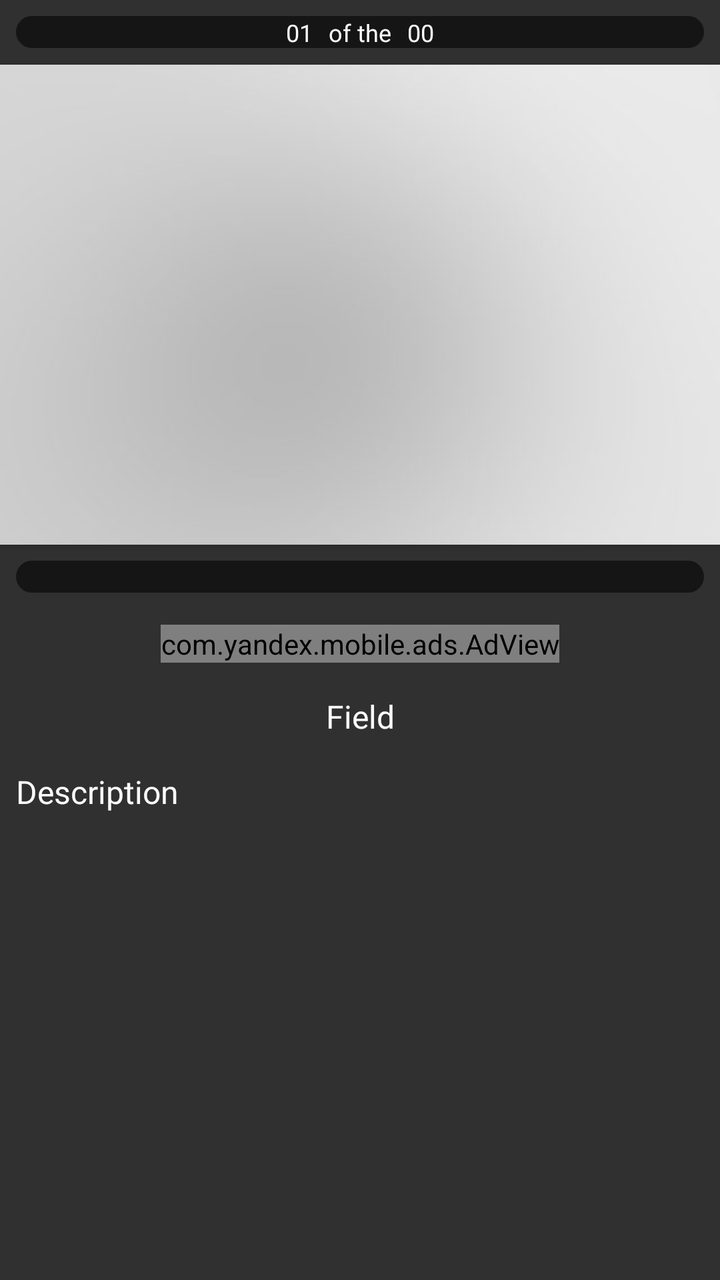
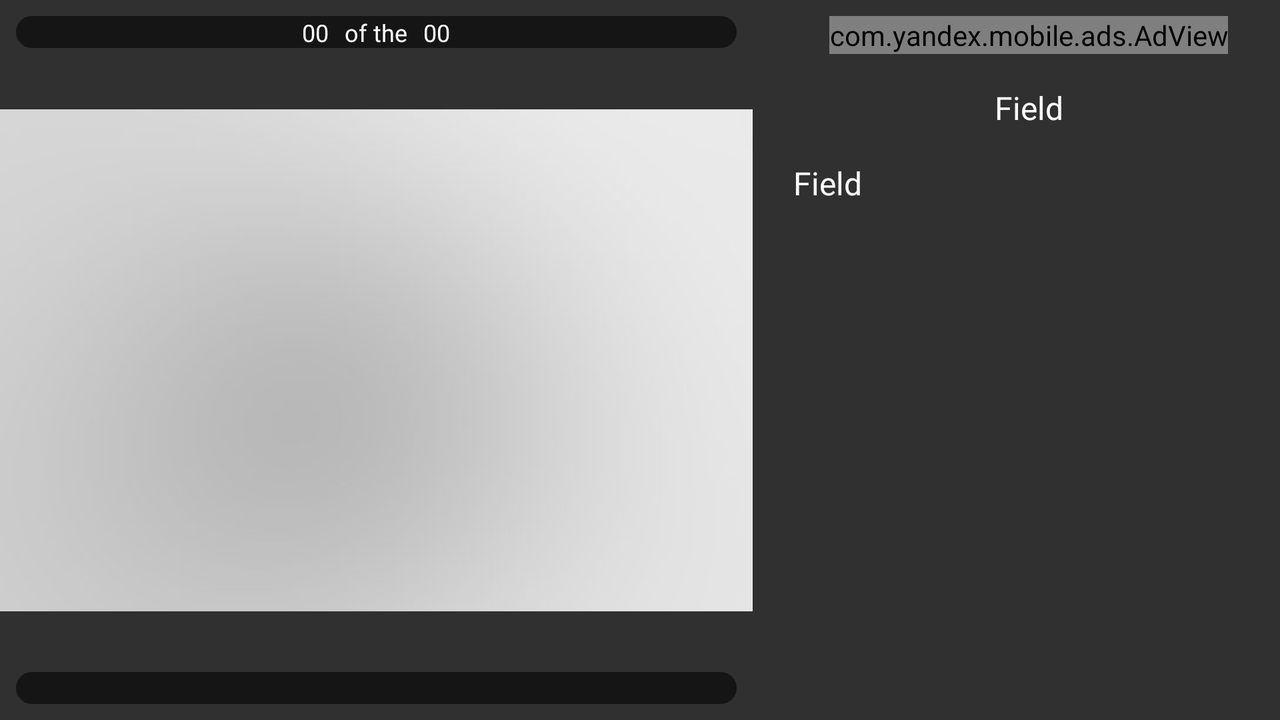

Compare how this app lays out the same screen by default and in its alternative resource folder. The renders come first, then the two layout files and the values they reference.
<!-- AndroidManifest.xml: application theme AppTheme -->
<!-- res/layout/page_action.xml -->
<?xml version="1.0" encoding="utf-8"?>
<androidx.constraintlayout.widget.ConstraintLayout xmlns:android="http://schemas.android.com/apk/res/android"
    xmlns:app="http://schemas.android.com/apk/res-auto"
    android:layout_width="match_parent"
    android:layout_height="match_parent"
    android:keepScreenOn="true">

    <ScrollView
        android:layout_width="0dp"
        android:layout_height="0dp"
        app:layout_constraintBottom_toBottomOf="parent"
        app:layout_constraintEnd_toEndOf="parent"
        app:layout_constraintHorizontal_bias="0.0"
        app:layout_constraintStart_toStartOf="parent"
        app:layout_constraintTop_toTopOf="parent"
        app:layout_constraintVertical_bias="0.0">

        <LinearLayout
            android:layout_width="match_parent"
            android:layout_height="wrap_content"
            android:orientation="vertical"
            android:paddingBottom="72dp">

            <androidx.constraintlayout.widget.ConstraintLayout
                android:layout_width="match_parent"
                android:layout_height="match_parent">

                <ProgressBar
                    android:id="@+id/progressBarAll"
                    style="?android:attr/progressBarStyleHorizontal"
                    android:layout_width="match_parent"
                    android:layout_height="16dp"
                    android:layout_margin="8dp"
                    android:layout_marginBottom="8dp"
                    android:max="1000"
                    android:progressDrawable="@drawable/progress"
                    app:layout_constraintEnd_toEndOf="parent"
                    app:layout_constraintStart_toStartOf="parent"
                    app:layout_constraintTop_toTopOf="parent" />

                <LinearLayout
                    android:layout_width="match_parent"
                    android:layout_height="wrap_content"
                    android:gravity="center"
                    android:orientation="horizontal"
                    app:layout_constraintEnd_toEndOf="parent"
                    app:layout_constraintStart_toStartOf="parent"
                    app:layout_constraintTop_toTopOf="parent">

                    <TextView
                        android:id="@+id/current"
                        android:layout_width="wrap_content"
                        android:layout_height="wrap_content"
                        android:layout_margin="8dp"
                        android:text="@string/_01"
                        android:textAlignment="textStart"
                        android:textColor="@color/colorWhiteLite"
                        android:textSize="12sp" />

                    <TextView
                        android:layout_width="wrap_content"
                        android:layout_height="wrap_content"
                        android:layout_marginTop="8dp"
                        android:layout_marginBottom="8dp"
                        android:text="@string/of_the"
                        android:textAlignment="textStart"
                        android:textColor="@color/colorWhiteLite"
                        android:textSize="12sp" />

                    <TextView
                        android:id="@+id/count"
                        android:layout_width="wrap_content"
                        android:layout_height="wrap_content"
                        android:layout_margin="8dp"
                        android:text="@string/_00"
                        android:textAlignment="textStart"
                        android:textColor="@color/colorWhiteLite"
                        android:textSize="12sp" />
                </LinearLayout>
            </androidx.constraintlayout.widget.ConstraintLayout>

            <androidx.cardview.widget.CardView
                android:layout_width="match_parent"
                android:layout_height="wrap_content"
                app:cardCornerRadius="0dp">

                <FrameLayout
                    android:layout_width="match_parent"
                    android:layout_height="wrap_content"
                    android:gravity="center_horizontal"
                    android:orientation="vertical">

                    <ImageView
                        android:id="@+id/image"
                        android:layout_width="match_parent"
                        android:layout_height="match_parent"
                        android:adjustViewBounds="true"
                        android:contentDescription="@string/image_title"
                        android:scaleType="centerCrop"
                        android:src="@drawable/placeholder" />

                    <ImageView
                        android:id="@+id/repeatIcon"
                        android:layout_width="48dp"
                        android:layout_height="48dp"
                        android:layout_margin="16dp"
                        android:background="@drawable/round_background_accent"
                        android:contentDescription="@string/icon"
                        android:padding="8dp"
                        android:visibility="gone"
                        app:srcCompat="@drawable/ic_baseline_loop_24" />

                </FrameLayout>

            </androidx.cardview.widget.CardView>

            <ProgressBar
                android:id="@+id/progressBarItem"
                style="?android:attr/progressBarStyleHorizontal"
                android:layout_width="match_parent"
                android:layout_height="16dp"
                android:layout_margin="8dp"
                android:max="1000"
                android:progressDrawable="@drawable/progress" />

            <LinearLayout
                android:id="@+id/advertising_box"
                android:layout_width="match_parent"
                android:layout_height="wrap_content"
                android:layout_margin="8dp"
                android:gravity="center">

                <com.yandex.mobile.ads.AdView
                    android:id="@+id/ad_view"
                    android:layout_width="wrap_content"
                    android:layout_height="wrap_content" />
            </LinearLayout>

            <LinearLayout
                android:layout_width="match_parent"
                android:layout_height="wrap_content"
                android:orientation="vertical">

                <TextView
                    android:id="@+id/title"
                    android:layout_width="match_parent"
                    android:layout_height="wrap_content"
                    android:layout_margin="8dp"
                    android:text="@string/field_title"
                    android:textAlignment="center"
                    android:textColor="@color/colorWhiteLite"
                    android:textSize="16sp" />

                <TextView
                    android:id="@+id/description"
                    android:layout_width="match_parent"
                    android:layout_height="wrap_content"
                    android:layout_margin="8dp"
                    android:text="@string/description_title"
                    android:textAlignment="textStart"
                    android:textColor="@color/colorWhiteLite"
                    android:textSize="16sp" />

            </LinearLayout>

        </LinearLayout>

    </ScrollView>


</androidx.constraintlayout.widget.ConstraintLayout>
<!-- resources referenced by this layout -->
<resources>
  <color name="colorWhiteLite">#FAFAFA</color>
  <!-- drawable ic_baseline_loop_24 (drawable) -->
  <vector xmlns:android="http://schemas.android.com/apk/res/android"
      android:width="24dp"
      android:height="24dp"
      android:viewportWidth="24"
      android:viewportHeight="24"
      android:tint="@color/colorWhiteLite">
    <path
        android:fillColor="@color/colorWhiteLite"
        android:pathData="M12,4L12,1L8,5l4,4L12,6c3.31,0 6,2.69 6,6 0,1.01 -0.25,1.97 -0.7,2.8l1.46,1.46C19.54,15.03 20,13.57 20,12c0,-4.42 -3.58,-8 -8,-8zM12,18c-3.31,0 -6,-2.69 -6,-6 0,-1.01 0.25,-1.97 0.7,-2.8L5.24,7.74C4.46,8.97 4,10.43 4,12c0,4.42 3.58,8 8,8v3l4,-4 -4,-4v3z"/>
  </vector>
  <!-- drawable placeholder: jpg bitmap (drawable-nodpi, 13357 bytes) -->
  <!-- drawable progress (drawable) -->
  <layer-list xmlns:android="http://schemas.android.com/apk/res/android">
  
      
      <item android:id="@android:id/background">
          <shape android:shape="rectangle">
              <solid android:color="@color/colorPrimaryDark" />
              <corners android:radius="8dp" />
          </shape>
      </item>
  
      
      <item android:id="@android:id/progress">
          <clip>
              <shape android:shape="rectangle">
                  <solid android:color="@color/colorAccent" />
                  <corners android:radius="8dp" />
              </shape>
          </clip>
      </item>
  </layer-list>
  <!-- drawable round_background_accent (drawable) -->
  <?xml version="1.0" encoding="utf-8"?>
  <selector xmlns:android="http://schemas.android.com/apk/res/android">
      <item>
          <shape android:shape="oval">
              <solid android:color="@color/colorAccent" />
          </shape>
      </item>
  
  </selector>
  <string name="_00">00</string>
  <string name="_01">01</string>
  <string name="description_title">Description</string>
  <string name="field_title">Field</string>
  <string name="icon">icon</string>
  <string name="image_title">Image</string>
  <string name="of_the">of the</string>
  <style name="AppTheme" parent="Theme.AppCompat">
          
          <item name="colorPrimary">@color/colorPrimaryLite</item>
          <item name="colorPrimaryDark">@color/colorPrimaryDark</item>
          <item name="colorAccent">@color/colorAccent</item>
          <item name="android:colorBackground">@color/colorPrimary</item>
          <item name="android:textColor">@color/colorWhiteMiddle</item>
      </style>
  <color name="colorPrimaryDark">#151515</color>
  <color name="colorAccent">#dc8628</color>
  <color name="colorPrimaryLite">#555555</color>
  <color name="colorPrimary">#303030</color>
  <color name="colorWhiteMiddle">#b7b7b7</color>
</resources>
<!-- res/layout-land/page_action.xml (the author's variant of the layout above) -->
<!-- drawn on the phone turned sideways -->
<?xml version="1.0" encoding="utf-8"?>
<androidx.constraintlayout.widget.ConstraintLayout
    xmlns:android="http://schemas.android.com/apk/res/android"
    xmlns:app="http://schemas.android.com/apk/res-auto"
    xmlns:tools="http://schemas.android.com/tools"
    android:layout_width="match_parent"
    android:layout_height="match_parent"
    tools:context=".ui.action.ActionFragment">

    <LinearLayout
        android:layout_width="0dp"
        android:layout_height="0dp"
        android:baselineAligned="false"
        android:orientation="horizontal"
        android:keepScreenOn="true"
        app:layout_constraintBottom_toBottomOf="parent"
        app:layout_constraintEnd_toEndOf="parent"
        app:layout_constraintStart_toStartOf="parent"
        app:layout_constraintTop_toTopOf="parent">

        <androidx.constraintlayout.widget.ConstraintLayout
            android:layout_width="0dp"
            android:layout_height="match_parent"
            android:layout_weight="60"
            android:orientation="vertical">

            <FrameLayout
                android:layout_width="match_parent"
                android:layout_height="wrap_content"
                android:layout_gravity="center"
                app:layout_constraintBottom_toBottomOf="parent"
                app:layout_constraintStart_toStartOf="parent"
                app:layout_constraintTop_toTopOf="parent">

                <ImageView
                    android:id="@+id/image"
                    android:layout_width="match_parent"
                    android:layout_height="wrap_content"
                    android:layout_gravity="center"
                    android:adjustViewBounds="true"
                    android:contentDescription="@string/image_title"
                    android:scaleType="fitCenter"
                    android:src="@drawable/placeholder" />

                <ImageView
                    android:id="@+id/repeatIcon"
                    android:layout_width="48dp"
                    android:layout_height="48dp"
                    android:layout_margin="16dp"
                    android:background="@drawable/round_background_accent"
                    android:contentDescription="@string/icon"
                    android:padding="8dp"
                    android:visibility="gone"
                    app:srcCompat="@drawable/ic_baseline_loop_24" />

            </FrameLayout>

            <androidx.constraintlayout.widget.ConstraintLayout
                android:layout_width="match_parent"
                android:layout_height="wrap_content"
                app:layout_constraintStart_toStartOf="parent"
                app:layout_constraintTop_toTopOf="parent">

                <ProgressBar
                    android:id="@+id/progressBarAll"
                    style="?android:attr/progressBarStyleHorizontal"
                    android:layout_width="match_parent"
                    android:layout_height="16dp"
                    android:layout_margin="8dp"
                    android:layout_marginBottom="8dp"
                    android:max="1000"
                    android:progressDrawable="@drawable/progress"
                    app:layout_constraintEnd_toEndOf="parent"
                    app:layout_constraintStart_toStartOf="parent"
                    app:layout_constraintTop_toTopOf="parent" />

                <LinearLayout
                    android:layout_width="match_parent"
                    android:layout_height="wrap_content"
                    android:gravity="center"
                    android:orientation="horizontal"
                    app:layout_constraintEnd_toEndOf="parent"
                    app:layout_constraintStart_toStartOf="parent"
                    app:layout_constraintTop_toTopOf="parent">

                    <TextView
                        android:id="@+id/current"
                        android:layout_width="wrap_content"
                        android:layout_height="wrap_content"
                        android:layout_margin="8dp"
                        android:text="@string/_00"
                        android:textAlignment="textStart"
                        android:textColor="@color/colorWhiteLite"
                        android:textSize="12sp" />

                    <TextView
                        android:layout_width="wrap_content"
                        android:layout_height="wrap_content"
                        android:layout_marginTop="8dp"
                        android:layout_marginBottom="8dp"
                        android:text="@string/of_the"
                        android:textAlignment="textStart"
                        android:textColor="@color/colorWhiteLite"
                        android:textSize="12sp" />

                    <TextView
                        android:id="@+id/count"
                        android:layout_width="wrap_content"
                        android:layout_height="wrap_content"
                        android:layout_margin="8dp"
                        android:text="@string/_00"
                        android:textAlignment="textStart"
                        android:textColor="@color/colorWhiteLite"
                        android:textSize="12sp" />
                </LinearLayout>
            </androidx.constraintlayout.widget.ConstraintLayout>


            <ProgressBar
                android:id="@+id/progressBarItem"
                style="?android:attr/progressBarStyleHorizontal"
                android:layout_width="match_parent"
                android:layout_height="16dp"
                android:layout_margin="8dp"
                android:layout_marginStart="8dp"
                android:max="1000"
                android:progressDrawable="@drawable/progress"
                app:layout_constraintBottom_toBottomOf="parent"
                app:layout_constraintStart_toStartOf="parent" />


        </androidx.constraintlayout.widget.ConstraintLayout>

        <Space
            android:layout_width="0dp"
            android:layout_height="match_parent"
            android:layout_weight="2" />

        <ScrollView
            android:layout_width="0dp"
            android:layout_height="match_parent"
            android:layout_weight="40"
            app:layout_constraintBottom_toBottomOf="parent"
            app:layout_constraintEnd_toEndOf="parent"
            app:layout_constraintHorizontal_bias="0.0"
            app:layout_constraintStart_toStartOf="parent"
            app:layout_constraintTop_toTopOf="parent"
            app:layout_constraintVertical_bias="0.0">

            <LinearLayout
                android:layout_width="match_parent"
                android:layout_height="wrap_content"
                android:paddingBottom="72dp"
                android:orientation="vertical">

                <LinearLayout
                    android:id="@+id/advertising_box"
                    android:layout_width="match_parent"
                    android:layout_height="wrap_content"
                    android:layout_margin="8dp"
                    android:gravity="center">

                    <com.yandex.mobile.ads.AdView
                        android:id="@+id/ad_view"
                        android:layout_width="wrap_content"
                        android:layout_height="wrap_content" />
                </LinearLayout>

                <TextView
                    android:id="@+id/title"
                    android:layout_width="match_parent"
                    android:layout_height="wrap_content"
                    android:layout_margin="8dp"
                    android:text="@string/field_title"
                    android:textAlignment="center"
                    android:textColor="@color/colorWhiteLite"
                    android:textSize="16sp" />

                <TextView
                    android:id="@+id/description"
                    android:layout_width="match_parent"
                    android:layout_height="wrap_content"
                    android:layout_margin="8dp"
                    android:text="@string/field_title"
                    android:textAlignment="textStart"
                    android:textColor="@color/colorWhiteLite"
                    android:textSize="16sp" />

            </LinearLayout>
        </ScrollView>

    </LinearLayout>

</androidx.constraintlayout.widget.ConstraintLayout>
<!-- resources referenced by the variant -->
<!-- as the phone turned sideways resolves them -->
<resources>
  <color name="colorWhiteLite">#FAFAFA</color>
  <!-- drawable ic_baseline_loop_24 (drawable) -->
  <vector xmlns:android="http://schemas.android.com/apk/res/android"
      android:width="24dp"
      android:height="24dp"
      android:viewportWidth="24"
      android:viewportHeight="24"
      android:tint="@color/colorWhiteLite">
    <path
        android:fillColor="@color/colorWhiteLite"
        android:pathData="M12,4L12,1L8,5l4,4L12,6c3.31,0 6,2.69 6,6 0,1.01 -0.25,1.97 -0.7,2.8l1.46,1.46C19.54,15.03 20,13.57 20,12c0,-4.42 -3.58,-8 -8,-8zM12,18c-3.31,0 -6,-2.69 -6,-6 0,-1.01 0.25,-1.97 0.7,-2.8L5.24,7.74C4.46,8.97 4,10.43 4,12c0,4.42 3.58,8 8,8v3l4,-4 -4,-4v3z"/>
  </vector>
  <!-- drawable placeholder: jpg bitmap (drawable-nodpi, 13357 bytes) -->
  <!-- drawable progress (drawable) -->
  <layer-list xmlns:android="http://schemas.android.com/apk/res/android">
  
      
      <item android:id="@android:id/background">
          <shape android:shape="rectangle">
              <solid android:color="@color/colorPrimaryDark" />
              <corners android:radius="8dp" />
          </shape>
      </item>
  
      
      <item android:id="@android:id/progress">
          <clip>
              <shape android:shape="rectangle">
                  <solid android:color="@color/colorAccent" />
                  <corners android:radius="8dp" />
              </shape>
          </clip>
      </item>
  </layer-list>
  <!-- drawable round_background_accent (drawable) -->
  <?xml version="1.0" encoding="utf-8"?>
  <selector xmlns:android="http://schemas.android.com/apk/res/android">
      <item>
          <shape android:shape="oval">
              <solid android:color="@color/colorAccent" />
          </shape>
      </item>
  
  </selector>
  <string name="_00">00</string>
  <string name="field_title">Field</string>
  <string name="icon">icon</string>
  <string name="image_title">Image</string>
  <string name="of_the">of the</string>
  <style name="AppTheme" parent="Theme.AppCompat">
          
          <item name="colorPrimary">@color/colorPrimaryLite</item>
          <item name="colorPrimaryDark">@color/colorPrimaryDark</item>
          <item name="colorAccent">@color/colorAccent</item>
          <item name="android:colorBackground">@color/colorPrimary</item>
          <item name="android:textColor">@color/colorWhiteMiddle</item>
      </style>
  <color name="colorPrimaryDark">#151515</color>
  <color name="colorAccent">#dc8628</color>
  <color name="colorPrimaryLite">#555555</color>
  <color name="colorPrimary">#303030</color>
  <color name="colorWhiteMiddle">#b7b7b7</color>
</resources>
